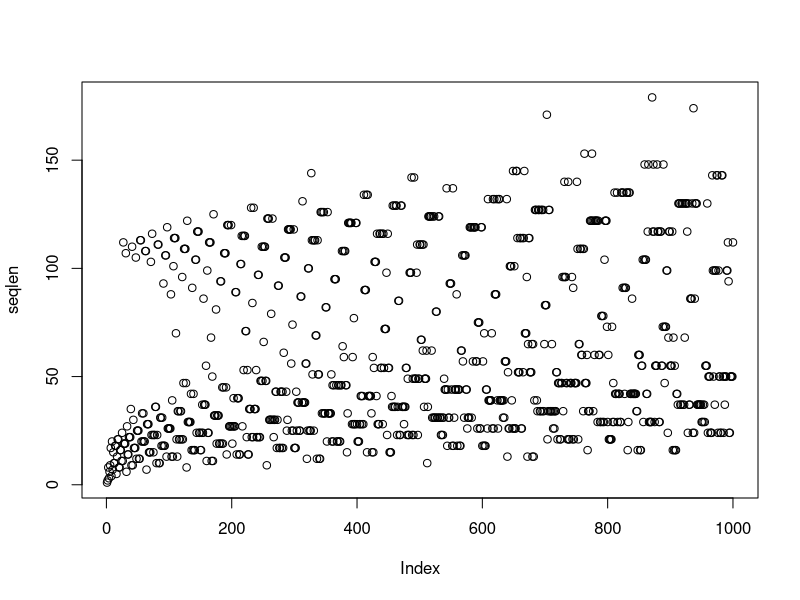

Here is the R script that generated this plot:
seqlen<-c()
for (i in 1:1000) {
	n<-i
	counter<-1
	while (n != 1) {
  		cat(n,"\n")
  		if (n%%2==0) {
   			 n<-as.integer(n/2)
 	  } else {
    			 n<-as.integer(3*n +1)
  	  }
  	  	counter<- counter + 1
  	  }
  	seqlen[i]<-counter
}
plot(seqlen)
